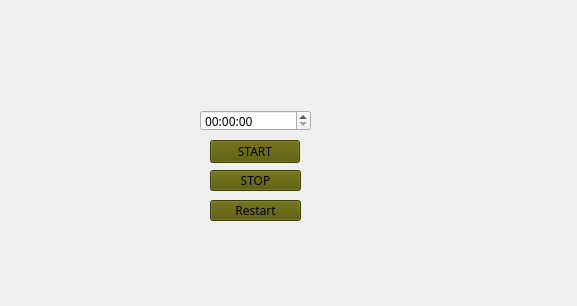
<?xml version="1.0" encoding="UTF-8"?>
<ui version="4.0">
 <class>MainWindow</class>
 <widget class="QMainWindow" name="MainWindow">
  <property name="geometry">
   <rect>
    <x>0</x>
    <y>0</y>
    <width>577</width>
    <height>306</height>
   </rect>
  </property>
  <property name="font">
   <font>
    <family>Segoe Marker</family>
    <pointsize>9</pointsize>
   </font>
  </property>
  <property name="windowTitle">
   <string>Таймер</string>
  </property>
  <property name="windowIcon">
   <iconset resource="images.qrc">
    <normaloff>:/icons/Images/setwalls.ru-64409.jpg</normaloff>:/icons/Images/setwalls.ru-64409.jpg</iconset>
  </property>
  <property name="styleSheet">
   <string notr="true">background-image: url(:/icons/Images/setwalls.ru-64409.jpg);</string>
  </property>
  <widget class="QWidget" name="centralWidget">
   <widget class="QPushButton" name="pushButton">
    <property name="geometry">
     <rect>
      <x>210</x>
      <y>140</y>
      <width>90</width>
      <height>23</height>
     </rect>
    </property>
    <property name="styleSheet">
     <string notr="true">background-color: rgb(238, 255, 83);
alternate-background-color: rgb(85, 255, 127);
background-color: rgb(85, 85, 0);
font: 75 9pt &quot;Segoe Script&quot;;</string>
    </property>
    <property name="text">
     <string>START</string>
    </property>
   </widget>
   <widget class="QPushButton" name="pushButton_3">
    <property name="geometry">
     <rect>
      <x>210</x>
      <y>200</y>
      <width>91</width>
      <height>21</height>
     </rect>
    </property>
    <property name="styleSheet">
     <string notr="true">background-color: rgb(238, 255, 83);
alternate-background-color: rgb(85, 255, 127);
background-color: rgb(85, 85, 0);
font: 75 9pt &quot;Segoe Script&quot;;</string>
    </property>
    <property name="text">
     <string>Restart</string>
    </property>
   </widget>
   <widget class="QPushButton" name="pushButton_2">
    <property name="geometry">
     <rect>
      <x>210</x>
      <y>170</y>
      <width>91</width>
      <height>21</height>
     </rect>
    </property>
    <property name="styleSheet">
     <string notr="true">background-color: rgb(238, 255, 83);
alternate-background-color: rgb(85, 255, 127);
background-color: rgb(85, 85, 0);
font: 75 9pt &quot;Segoe Script&quot;;</string>
    </property>
    <property name="text">
     <string>STOP</string>
    </property>
   </widget>
   <widget class="QTimeEdit" name="timeEdit">
    <property name="geometry">
     <rect>
      <x>200</x>
      <y>110</y>
      <width>111</width>
      <height>21</height>
     </rect>
    </property>
    <property name="styleSheet">
     <string notr="true">font: 9pt &quot;Lucida Calligraphy&quot;;</string>
    </property>
    <property name="displayFormat">
     <string>hh:mm:ss</string>
    </property>
   </widget>
  </widget>
 </widget>
 <layoutdefault spacing="6" margin="11"/>
 <resources>
  <include location="images.qrc"/>
 </resources>
 <connections/>
</ui>
